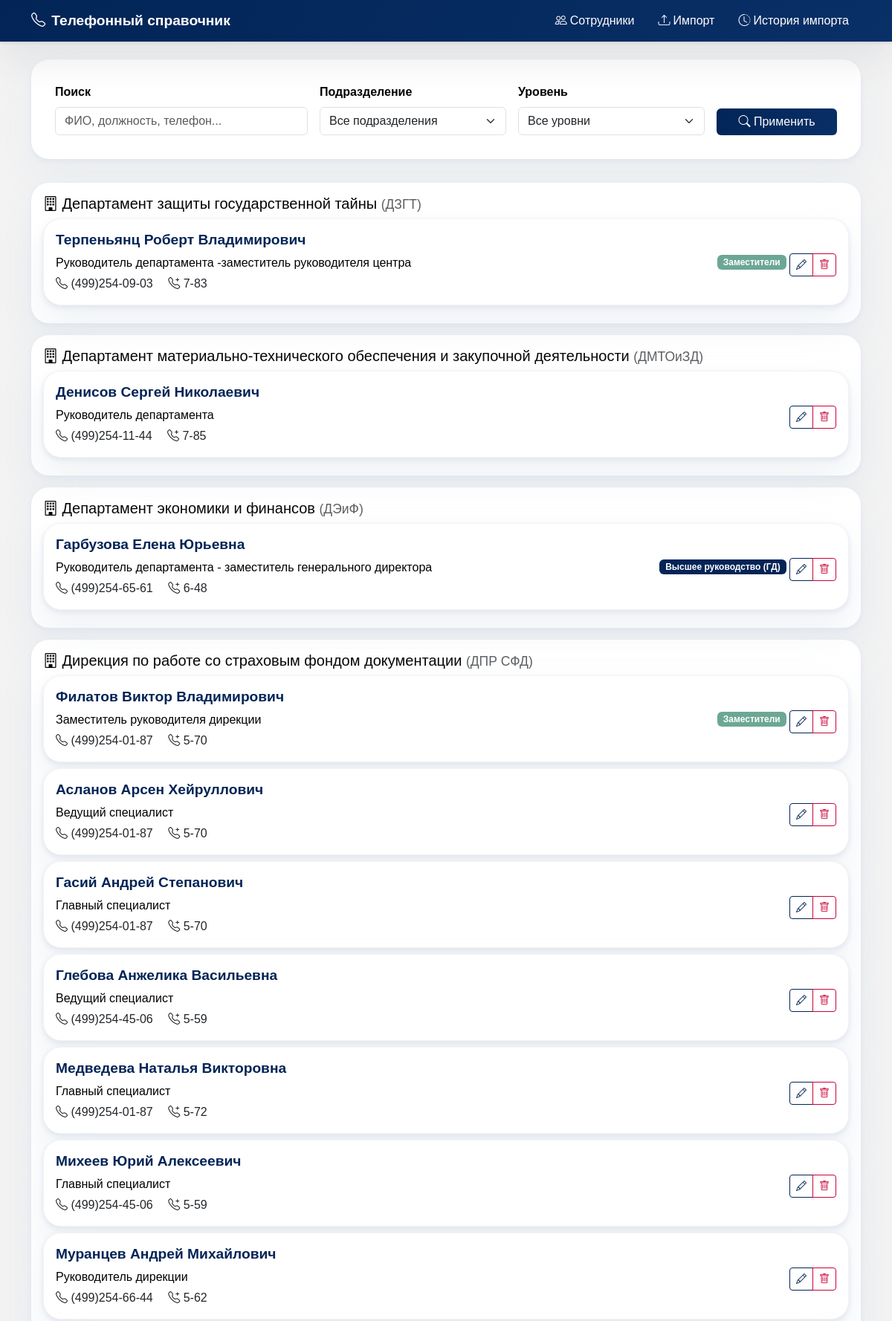
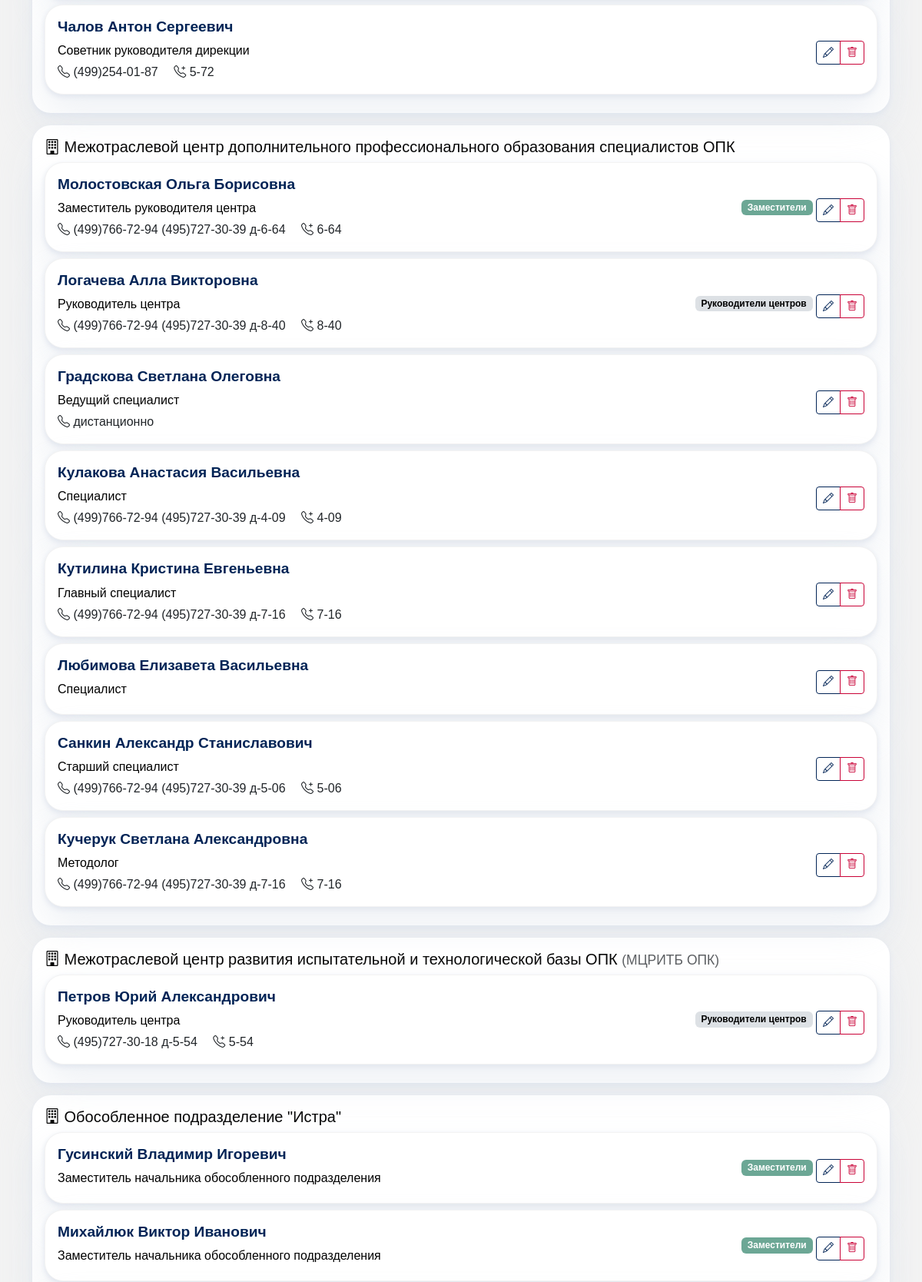
The page / (upper part) on the database its author committed (2 pictures, top to bottom).
### employees/models.py (models this page shows, shortened)
class Department(models.Model):
    name = models.CharField(max_length=200, verbose_name="Название")
    short_name = models.CharField(max_length=50, blank=True, verbose_name="Короткое название")
    parent = models.ForeignKey('self', on_delete=models.CASCADE, null=True, blank=True,
                              verbose_name="Родительское подразделение")
    level = models.IntegerField(default=1, verbose_name="Уровень")
    created_at = models.DateTimeField(auto_now_add=True)
    updated_at = models.DateTimeField(auto_now=True)
    class Meta:
        ordering = ['id']
        verbose_name = 'Структурное подразделение'
        verbose_name_plural = 'Структурные подразделения'
    def __str__(self):
        return self.name

class Employee(models.Model):
    HIERARCHY_LEVELS = [
        (1, 'Высшее руководство (ГД)'),
        (2, 'Первые заместители'),
        (3, 'Заместители'),
        (4, 'Руководители центров'),
        (5, 'Руководители управлений'),
        (6, 'Руководители отделов'),
        (7, 'Специалисты'),
        (8, 'Ассистенты'),
    ]
    initials = models.CharField(max_length=50, verbose_name="Инициалы")
    full_name = models.CharField(max_length=200, verbose_name="ФИО")
    position = models.CharField(max_length=200, verbose_name="Должность")
    department = models.ForeignKey(Department, on_delete=models.SET_NULL, null=True,
                                  blank=True, verbose_name="Подразделение")
    phone = models.CharField(max_length=20, verbose_name="Телефон")
    internal_phone = models.CharField(max_length=20, verbose_name="Внутренний телефон")
    email = models.EmailField(blank=True, verbose_name="Email")
    room = models.CharField(max_length=50, blank=True, verbose_name="Кабинет")
    hierarchy = models.IntegerField(choices=HIERARCHY_LEVELS, default=7, verbose_name="Уровень иерархии")
    created_at = models.DateTimeField(auto_now_add=True)
    updated_at = models.DateTimeField(auto_now=True)
    class Meta:
        ordering = ['department', 'hierarchy', 'full_name']
        verbose_name = 'Сотрудник'
        verbose_name_plural = 'Сотрудники'
        unique_together = ['full_name', 'internal_phone']

### employees/views.py (the view, shortened to what this page needs)
# urls.py: path('', views.EmployeeListView.as_view(), name='employee_list'),
class EmployeeListView(ListView):
    model = Employee
    template_name = 'employees/list.html'
    context_object_name = 'employees'
    paginate_by = 50
    def get_queryset(self):
        queryset = super().get_queryset().select_related('department')
        query = self.request.GET.get('query')
        department_id = self.request.GET.get('department')
        hierarchy = self.request.GET.get('hierarchy')
        if hierarchy:
            queryset = queryset.filter(hierarchy=hierarchy)
        return queryset.order_by('department__level', 'department__name', 'hierarchy', 'full_name')
    def get_context_data(self, **kwargs):
        context = super().get_context_data(**kwargs)
        context['search_form'] = SearchForm(self.request.GET or None)
        context['departments'] = Department.objects.filter(level=1).order_by('name')
        context['hierarchy_levels'] = Employee.HIERARCHY_LEVELS
        employees = context['employees']
        departments_tree = {}
        for employee in employees:
            dept = employee.department
            if not dept:
                continue
            current = dept
            path = []
            while current:
                path.insert(0, current)
                current = current.parent
            current_level = departments_tree
            for i, dept_node in enumerate(path):
                dept_id = dept_node.id
                if dept_id not in current_level:
                    current_level[dept_id] = {
                        'department': dept_node,
                        'employees': [],
                        'children': {}
                    }
                if i == len(path) - 1:  # Последний уровень - добавляем сотрудника
                    current_level[dept_id]['employees'].append(employee)
                else:  # Переходим на следующий уровень
                    current_level = current_level[dept_id]['children']
        context['departments_tree'] = self._flatten_tree(departments_tree)
        return context
    def _flatten_tree(self, tree, level=0):
        result = []
        for dept_id, data in sorted(tree.items(), key=lambda x: x[1]['department'].name):
            result.append({
                'department': data['department'],
                'employees': sorted(data['employees'], key=lambda x: (x.hierarchy, x.full_name)),
                'level': level,
                'children': self._flatten_tree(data['children'], level + 1)
            })
        return result

### employees/forms.py
class SearchForm(forms.Form):
    query = forms.CharField(
        required=False,
        widget=forms.TextInput(attrs={
            'class': 'form-control',
            'placeholder': 'Поиск по ФИО, должности, отделам...'
        })
    )
    department = forms.ModelChoiceField(
        queryset=Department.objects.filter(level=1),
        required=False,
        empty_label="Все подразделения",
        widget=forms.Select(attrs={'class': 'form-select'})
    )
    hierarchy = forms.ChoiceField(
        choices=[('', 'Все уровни')] + list(Employee.HIERARCHY_LEVELS),
        required=False,
        widget=forms.Select(attrs={'class': 'form-select'})
    )

### employees/context_processors.py (called while the page is built)
def admin_stats(request):
    if request.path.startswith('/admin/'):
        return {
            'employees_count': Employee.objects.count(),
            'import_logs_count': ImportLog.objects.count(),
        }
    return {}

### employees/templates/employees/list.html (shortened to what this page needs)
{% extends 'base.html' %}
{% load static %}
{% block content %}
<div class="search-section">
    <form method="get" class="row g-3 align-items-end">
        <div class="col-md-4">
            <label class="form-label fw-bold">Поиск</label>
            <input type="text" name="query" class="form-control"
                   placeholder="ФИО, должность, телефон..." value="{{ request.GET.query }}">
        </div>
        <div class="col-md-3">
            <label class="form-label fw-bold">Подразделение</label>
            {{ search_form.department }}
        </div>
        <div class="col-md-3">
            <label class="form-label fw-bold">Уровень</label>
            {{ search_form.hierarchy }}
        </div>
        <div class="col-md-2">
            <button type="submit" class="btn btn-primary w-100">
                <i class="bi bi-search"></i> Применить
            </button>
        </div>
    </form>
</div>
{% if departments_tree %}
    {% for dept_data in departments_tree %}
        {% include 'employees/department_node.html' with dept_data=dept_data %}
    {% endfor %}
{% else %}
    <div class="no-employees">
        <i class="bi bi-people"></i>
        <h4>Сотрудники не найдены</h4>
        <p class="text-muted">Попробуйте изменить параметры поиска</p>
    </div>
{% endif %}
{% endblock %}

### employees/templates/employees/department_node.html (shortened to what this page needs)
<div class="department-level-{{ dept_data.level }} department-card">
    <h5 class="department-title">
        <i class="bi bi-building"></i>
        {{ dept_data.department.name }}
        {% if dept_data.department.short_name %}
            <small class="text-muted">({{ dept_data.department.short_name }})</small>
        {% endif %}
    </h5>
    {% if dept_data.employees %}
    <div class="employees-list">
        {% for employee in dept_data.employees %}
        <div class="card employee-card mb-2">
            <div class="card-body">
                <div class="row align-items-center">
                    <div class="col-md-8">
                        <h6 class="employee-name">{{ employee.full_name }}</h6>
                        <p class="employee-position mb-1">{{ employee.position }}</p>
                        <div class="employee-contacts">
                            {% if employee.phone %}<span class="me-3"><i class="bi bi-telephone"></i> {{ employee.phone }}</span>{% endif %}
                            {% if employee.internal_phone %}<span class="me-3"><i class="bi bi-telephone-plus"></i> {{ employee.internal_phone }}</span>{% endif %}
                        </div>
                    </div>
                    <div class="col-md-4 text-end">
                        <span class="badge hierarchy-badge-{{ employee.hierarchy }}">
                            {{ employee.get_hierarchy_display }}
                        </span>
                        <div class="btn-group mt-2">
                            <button class="btn btn-sm btn-outline-primary edit-btn" data-id="{{ employee.id }}">
                                <i class="bi bi-pencil"></i>
                            </button>
                            <button class="btn btn-sm btn-outline-danger delete-btn" data-id="{{ employee.id }}">
                                <i class="bi bi-trash"></i>
                            </button>
                        </div>
                    </div>
                </div>
            </div>
        </div>
        {% endfor %}
    </div>
    {% endif %}
</div>

### templates/base.html (style rules this page uses)
:root { --font-family-primary: "Clear Sans", sans-serif; --text-color-primary: #000000; --text-color-main-shade-1: #0000001a; --text-color-secondary: #ffffff; --text-color-tertiary: #6ca795; --text-color-accent: #022456; --text-color-warn: #c90237; --button-color-primary: #022456; --button-color-primaryHover: #2c5694; --button-color-primaryActive: #07172c; --button-color-secondary: #c90237; --button-color-secondaryHover: #e13865; --button-color-secondaryActive: #ab0a35; --button-color-tertiary: #ffffff; --button-color-tertiaryHover: #cecece; --button-color-tertiaryActive: #abafb3; --button-color-quaternary: #dde1e5; --button-color-quaternaryHover: #e6e6e6; --button-color-quaternaryActive: #bfc3c7; --button-color-quaternaryDisabled: #dadada; --button-color-quinary: #000000; --button-color-quinaryHover: #abafb3; --button-color-quinaryActive: #7b8085; --button-color-senary: #000000; --button-color-senaryHover: #022456; --button-color-senaryActive: #07172c; --button-color-primaryDisabled: #abafb3; --background-color-primary: #ffffff; --background-color-secondary: #f3f3f3; --background-color-tertiary: #dde1e5; --background-color-tertiary-hover: #b6bac0; --background-color-warn: #c90237; --background-color-accent: #022456; --placeholder-color-primary: #abafb3; --border-color-primaryHover: #022456; --border-color-primaryFocus: #dde1e5; --border-color-primaryError: #c90237; --border-color-primary: #ffffff; --border-color-secondary: #f3f3f3; --background-color-primaryDisabled: #e6e6e6; --icon-color-primary: #022456; --icon-color-secondary: #dde1e5; --spinner-color-primary: #c90237; --box-shadow-main-menu: 0 24px 48px 0 #c9cad066, 0 1px 4px 0 #c9cad0; --box-shadow-color-1: #e1e5ef99; --background-gradient-accent: linear-gradient(180deg, #022456 -6.51%, #022456 37.56%, #123e7e 71%, #1e60c1 106.81%); --background-gradient-vertical-accent: linear-gradient(83.64deg, #022456 27.84%, #1e60c1 105.37%); --background-gradient-simple-accent: linear-gradient(124.74deg, #022456 -4.85%, #093068 105.49%); --background-gradient-soft-accent: linear-gradient(127.42deg, #022456 38.11%, #144184 89.4%); --box-shadow-card: 0 24px 48px 0 #e3e7ef99, 0 3px 7px 0 #e1e5ef; --box-shadow-tooltip: 0 12px 24px 0 #a9adc566, 0 1px 4px 0 #9dacc1; --separator-color-primary: #abafb3; --separator-color-secondary: #ffffff4d; --background-color-tag-primary: #07172c; --background-color-tag-secondary: #ab0a35; --background-color-tag-tertiary: #dde1e5; --button-toggle-group-color-primary: #7b8085; --button-toggle-group-color-primaryActive: #000000; --box-shadow-autocomplete: 0 24px 48px 0 #e4e6ed66, 0 1px 4px 0 #e4e6ed; --tree-list-pager-color: #dde1e566; --tree-list-border-radius: 12px; --filters-text-font-size: 14px; --filters-font-family: "Clear Sans Medium", sans-serif; --cards-radius-2: 24px }
body { font-family: var(--font-family-primary); color: var(--text-color-primary); background-color: var(--background-color-secondary); padding-bottom: 2rem; }
.card { border-radius: var(--cards-radius-2); box-shadow: var(--box-shadow-card); border: none; margin-bottom: 1.5rem; overflow: hidden; }
.employee-card { transition: all 0.3s ease; background: var(--background-color-primary); border: 1px solid var(--border-color-secondary); padding: 0; }
.employee-name { color: var(--text-color-accent); font-weight: 600; margin-bottom: 0.5rem; font-size: 1.2rem; }
.employee-position { color: var(--text-color-primary); margin-bottom: 1.2rem; font-weight: 500; }
.btn-primary { background: var(--background-gradient-simple-accent); border: none; font-weight: 500; transition: all 0.3s ease; }
.btn-outline-primary { color: var(--button-color-primary); border-color: var(--button-color-primary); }
.btn-outline-danger { color: var(--button-color-secondary); border-color: var(--button-color-secondary); }

### employees/templates/employees/list.html (style rules this page uses)
.search-section { background: var(--background-color-primary); border-radius: var(--cards-radius-2); padding: 2rem; margin-bottom: 2rem; box-shadow: var(--box-shadow-card); }
.department-card { background: var(--background-color-primary); border-radius: var(--cards-radius-2); padding: 1rem; margin-bottom: 1rem; box-shadow: var(--box-shadow-card); }
.hierarchy-badge-1 { background: var(--background-color-accent); color: white; }
.hierarchy-badge-3 { background: var(--text-color-tertiary); color: white; }
.hierarchy-badge-4 { background: var(--button-color-quaternary); color: var(--text-color-primary); }

### rows shown on the page
Department: department.name "Департамент защиты государственной тайны", department.short_name "ДЗГТ"
Employee: full_name "Терпеньянц Роберт Владимирович", position "Руководитель департамента -заместитель руководителя центра", phone "(499)254-09-03", internal_phone "7-83", hierarchy "Заместители"
Department: department.name "Департамент материально-технического обеспечения и закупочной деятельности", department.short_name "ДМТОиЗД"
Employee: full_name "Денисов Сергей Николаевич", position "Руководитель департамента", phone "(499)254-11-44", internal_phone "7-85"
Department: department.name "Департамент экономики и финансов", department.short_name "ДЭиФ"
Employee: full_name "Гарбузова Елена Юрьевна", position "Руководитель департамента - заместитель генерального директора", phone "(499)254-65-61", internal_phone "6-48", hierarchy "Высшее руководство (ГД)"
Department: department.name "Дирекция по работе со страховым фондом документации", department.short_name "ДПР СФД"
Employee: full_name "Филатов Виктор Владимирович", position "Заместитель руководителя дирекции", phone "(499)254-01-87", internal_phone "5-70", hierarchy "Заместители"
Employee: full_name "Асланов Арсен Хейруллович", position "Ведущий специалист", phone "(499)254-01-87", internal_phone "5-70"
Employee: full_name "Гасий Андрей Степанович", position "Главный специалист", phone "(499)254-01-87", internal_phone "5-70"
Employee: full_name "Глебова Анжелика Васильевна", position "Ведущий специалист", phone "(499)254-45-06", internal_phone "5-59"
Employee: full_name "Медведева Наталья Викторовна", position "Главный специалист", phone "(499)254-01-87", internal_phone "5-72"
Employee: full_name "Михеев Юрий Алексеевич", position "Главный специалист", phone "(499)254-45-06", internal_phone "5-59"
Employee: full_name "Муранцев Андрей Михайлович", position "Руководитель дирекции", phone "(499)254-66-44", internal_phone "5-62"
Employee: full_name "Чалов Антон Сергеевич", position "Советник руководителя дирекции", phone "(499)254-01-87", internal_phone "5-72"
Department: department.name "Межотраслевой центр дополнительного профессионального образования специалистов ОПК"
Employee: full_name "Молостовская Ольга Борисовна", position "Заместитель руководителя центра", phone "(499)766-72-94 (495)727-30-39 д-6-64", internal_phone "6-64", hierarchy "Заместители"
Employee: full_name "Логачева Алла Викторовна", position "Руководитель центра", phone "(499)766-72-94 (495)727-30-39 д-8-40", internal_phone "8-40", hierarchy "Руководители центров"
Employee: full_name "Градскова Светлана Олеговна", position "Ведущий специалист", phone "дистанционно"
Employee: full_name "Кулакова Анастасия Васильевна", position "Специалист", phone "(499)766-72-94 (495)727-30-39 д-4-09", internal_phone "4-09"
Employee: full_name "Кутилина Кристина Евгеньевна", position "Главный специалист", phone "(499)766-72-94 (495)727-30-39 д-7-16", internal_phone "7-16"
Employee: full_name "Любимова Елизавета Васильевна", position "Специалист"
Employee: full_name "Санкин Александр Станиславович", position "Старший специалист", phone "(499)766-72-94 (495)727-30-39 д-5-06", internal_phone "5-06"
Employee: full_name "Кучерук Светлана Александровна", position "Методолог", phone "(499)766-72-94 (495)727-30-39 д-7-16", internal_phone "7-16"
Department: department.name "Межотраслевой центр развития испытательной и технологической базы ОПК", department.short_name "МЦРИТБ ОПК"
Employee: full_name "Петров Юрий Александрович", position "Руководитель центра", phone "(495)727-30-18 д-5-54", internal_phone "5-54", hierarchy "Руководители центров"
Department: department.name "Обособленное подразделение \"Истра\""
Employee: full_name "Гусинский Владимир Игоревич", position "Заместитель начальника обособленного подразделения", hierarchy "Заместители"
Employee: full_name "Михайлюк Виктор Иванович", position "Заместитель начальника обособленного подразделения", hierarchy "Заместители"
